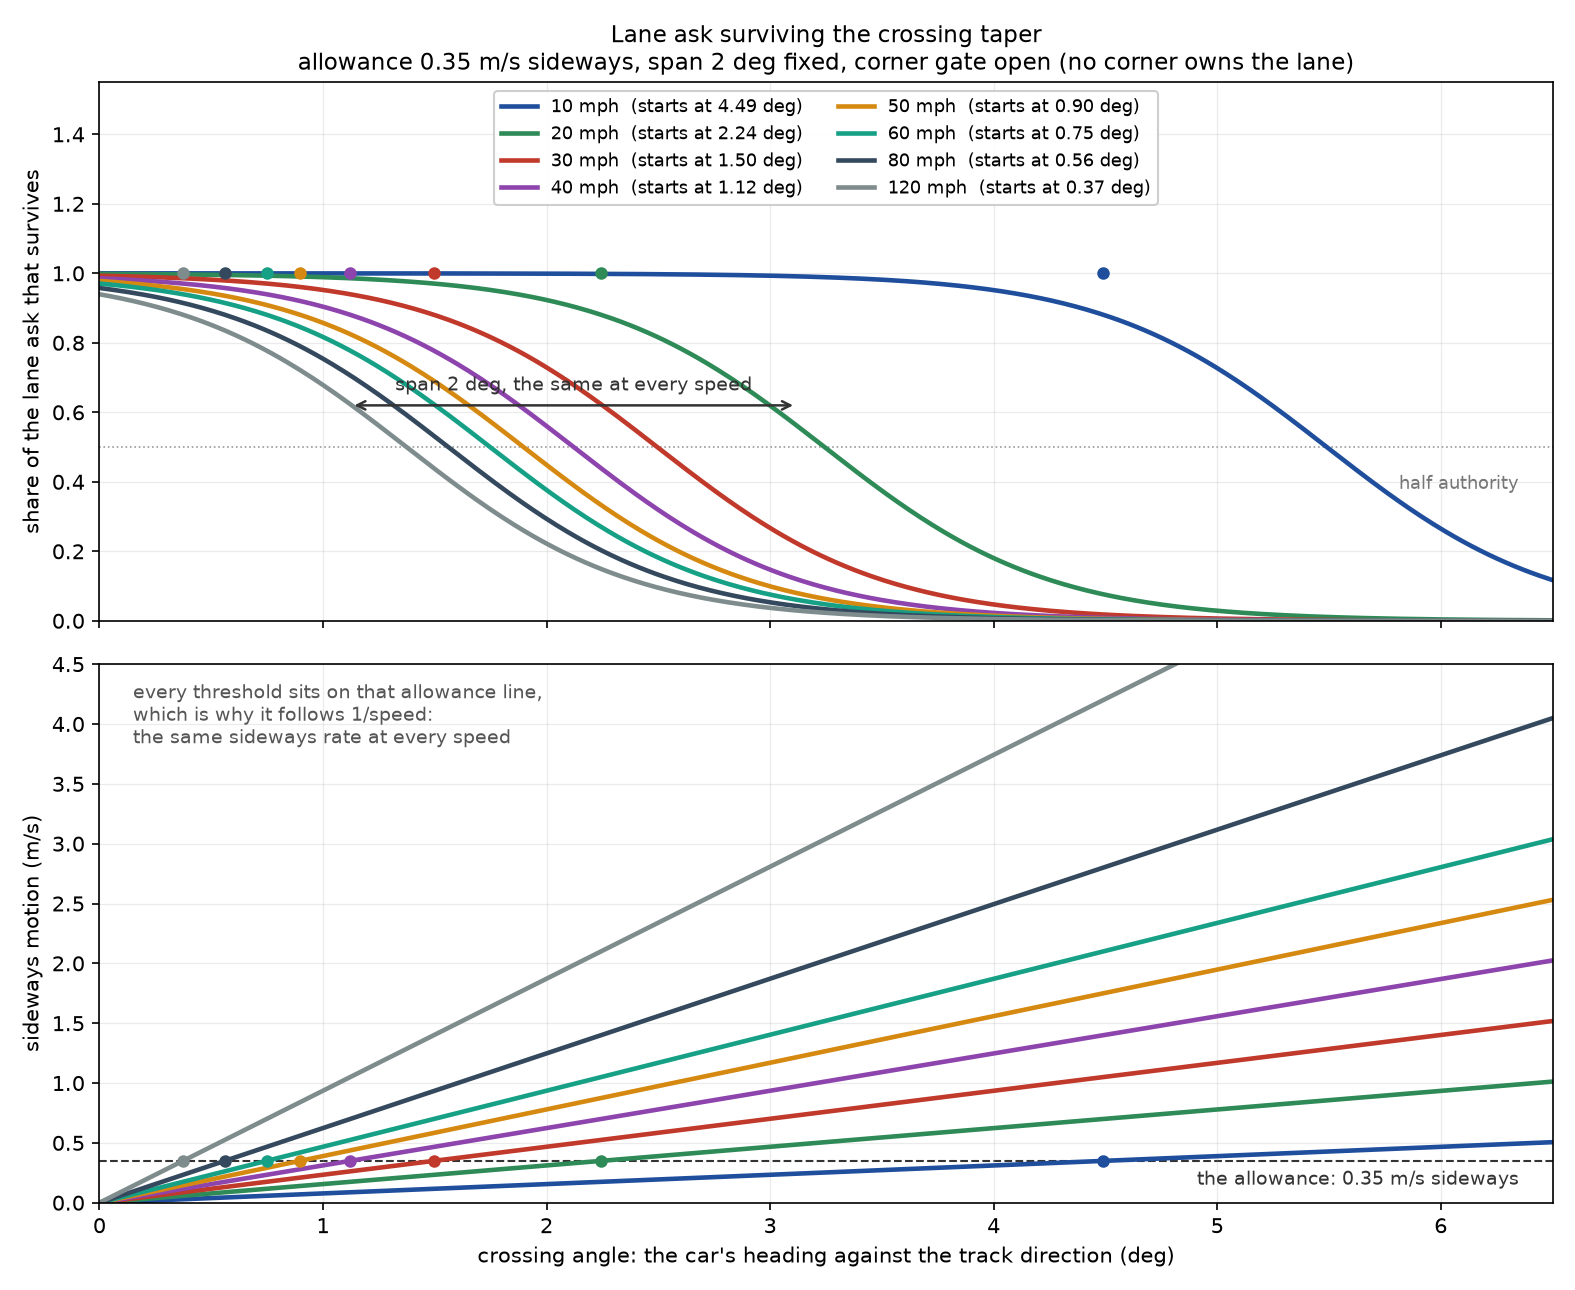

Write the Python code that produced this figure.
"""Lane ask surviving the crossing taper, by speed, mirroring Racer.cs.

Reproduces LaneCrossingThresholdDegrees and LaneCrossingTaperShare with no corner gate (the
taper is skipped while the corner line owns the lane; every curve here is the non-corner case):

    threshold(v)  = degrees(asin(min(LaneCrossingLateralSpeedMps / v, 1)))
    share(c, v)   = 0.5 * (1 - tanh((c - threshold - span/2) / (span/2)))

The threshold is the heading that carries the car sideways at the lateral allowance, so it is
`1/speed` by construction; the span is fixed, which is what holds the wheel up once speed has
collapsed the threshold. Below the threshold the same expression is ~1, so there is no branch,
and each dot sits on the untouched line at that speed's start.

Top panel: how much of the lane ask survives at a given crossing angle (the car's heading
against the track direction). Bottom panel: the same angles read as sideways motion, where
every threshold lands on the allowance line - that is why the threshold follows 1/speed.

Run: python docs/lane-crossing-taper.py
"""
import math

import matplotlib
matplotlib.use("Agg")
import matplotlib.pyplot as plt
import numpy as np

LATERAL_MPS = 0.35  # LaneCrossingLateralSpeedMps
SPAN_DEG = 2.0      # LaneCrossingTaperSpanDegrees
MPH = 0.44704
SPEEDS = [10, 20, 30, 40, 50, 60, 80, 120]
COLOURS = ["#1f4e9c", "#2e8b57", "#c0392b", "#8e44ad", "#d68910", "#16a085", "#34495e", "#7f8c8d"]
X_MAX = 6.5
TOP_LIMIT = 1.55
BOTTOM_LIMIT = 4.5


def threshold_deg(speed_mph):
    v = speed_mph * MPH
    return math.degrees(math.asin(min(LATERAL_MPS / v, 1.0)))


def share(crossing_deg, speed_mph):
    t = threshold_deg(speed_mph)
    half = SPAN_DEG / 2.0
    return 0.5 * (1.0 - np.tanh((crossing_deg - t - half) / half))


crossings = np.linspace(0.0, X_MAX, 500)

fig, (top, bottom) = plt.subplots(2, 1, sharex=True, figsize=(10.5, 8.6), dpi=150)

for mph, colour in zip(SPEEDS, COLOURS):
    t = threshold_deg(mph)
    top.plot(crossings, share(crossings, mph), "-", color=colour, linewidth=2.2, label=f"{mph} mph  (starts at {t:.2f} deg)")
    top.plot([t], [1.0], "o", color=colour, markersize=5)
    bottom.plot(crossings, (mph * MPH) * np.sin(np.radians(crossings)), "-", color=colour, linewidth=2.2, label=f"{mph} mph")
    bottom.plot([t], [LATERAL_MPS], "o", color=colour, markersize=5)

t40 = threshold_deg(40)
top.annotate("", xy=(t40, 0.62), xytext=(t40 + SPAN_DEG, 0.62), arrowprops=dict(arrowstyle="<->", color="#333333", linewidth=1.2))
top.text(t40 + SPAN_DEG / 2.0, 0.65, f"span {SPAN_DEG:.0f} deg, the same at every speed", ha="center", va="bottom", fontsize=9, color="#333333")
top.axhline(0.5, color="#999999", linewidth=0.8, linestyle=":", zorder=0)
top.text(X_MAX - 0.15, 0.42, "half authority", ha="right", va="top", fontsize=8.5, color="#777777")
top.set_ylim(0.0, TOP_LIMIT)
top.set_ylabel("share of the lane ask that survives")
top.set_title(
    "Lane ask surviving the crossing taper\n"
    f"allowance {LATERAL_MPS:.2f} m/s sideways, span {SPAN_DEG:.0f} deg fixed, corner gate open (no corner owns the lane)",
    fontsize=11,
)
top.grid(alpha=0.25, linewidth=0.6)
top.legend(loc="upper center", ncol=2, fontsize=8.5, framealpha=0.95)

bottom.axhline(LATERAL_MPS, color="#333333", linewidth=1.0, linestyle="--", zorder=0)
bottom.text(X_MAX - 0.15, LATERAL_MPS - 0.08, f"the allowance: {LATERAL_MPS:.2f} m/s sideways", ha="right", va="top", fontsize=9, color="#333333")
bottom.text(0.15, BOTTOM_LIMIT - 0.15, "every threshold sits on that allowance line,\nwhich is why it follows 1/speed:\nthe same sideways rate at every speed", ha="left", va="top", fontsize=9, color="#555555")
bottom.set_ylim(0.0, BOTTOM_LIMIT)
bottom.set_xlim(0.0, X_MAX)
bottom.set_xlabel("crossing angle: the car's heading against the track direction (deg)")
bottom.set_ylabel("sideways motion (m/s)")
bottom.grid(alpha=0.25, linewidth=0.6)

fig.tight_layout()
fig.savefig("docs/lane-crossing-taper.png", facecolor="white")

print(f"{'mph':>5} {'threshold':>10} {'half':>7} {'spent':>7}   (deg of crossing)")
for mph in SPEEDS:
    t = threshold_deg(mph)
    print(f"{mph:>5} {t:>10.2f} {t + SPAN_DEG / 2.0:>7.2f} {t + SPAN_DEG:>7.2f}")
print(f"\n50 mph starts at exactly 1.00 deg on {22.352 * math.sin(math.radians(1.0)):.3f} m/s sideways")
